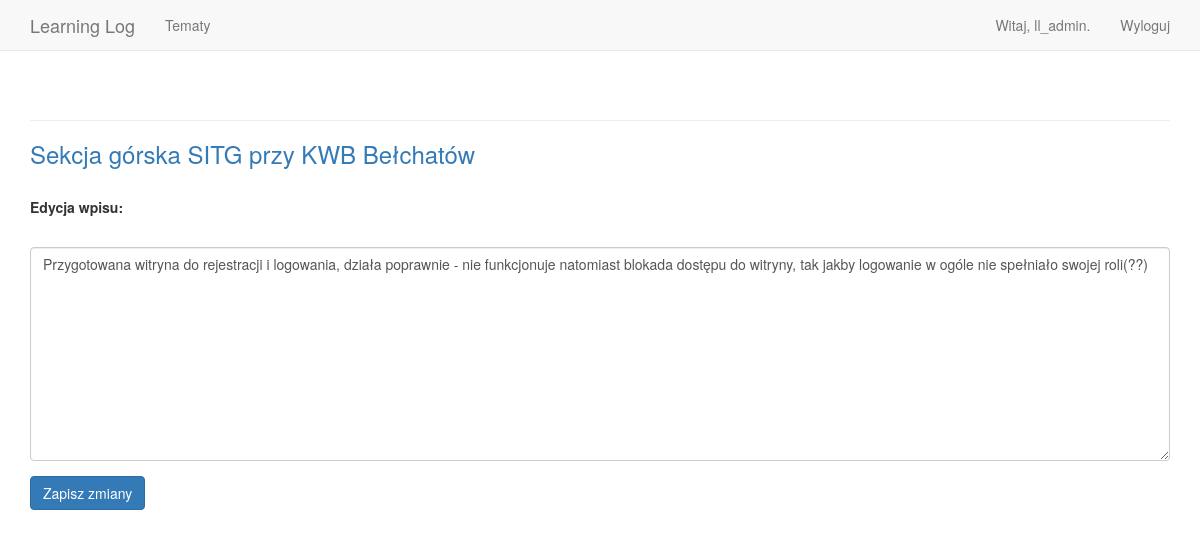
The app's page /edit_entry/5/ (signed in) with its own data.
### learning_logs/models.py (models this page shows, shortened)
class Topic(models.Model):
    text = models.CharField(max_length=200)
    date_added = models.DateTimeField(auto_now_add=True)
    owner = models.ForeignKey(User, on_delete=models.CASCADE)
    def __str__(self):
        return self.text

class Entry(models.Model):
    topic = models.ForeignKey(Topic, on_delete=models.CASCADE)
    text = models.TextField()
    date_added = models.DateTimeField(auto_now_add=True)
    class Meta:
        verbose_name_plural = 'entries'

### learning_logs/views.py (the view)
# urls.py: path('edit_entry/<int:entry_id>/', views.edit_entry, name='edit_entry'),
@login_required
def edit_entry(request, entry_id):
    entry = Entry.objects.get(id=entry_id)
    topic = entry.topic
    check_topic_owner(topic, request)
    if request.method != 'POST':
        form = EntryForm(instance=entry)
    else:
        form = EntryForm(instance=entry, data=request.POST)
        if form.is_valid():
            form.save()
            return HttpResponseRedirect(reverse('learning_logs:topic',args=[topic.id]))
    context = {'entry': entry, 'topic': topic, 'form': form}
    return render(request, 'learning_logs/edit_entry.html', context)

### learning_logs/forms.py
class EntryForm(forms.ModelForm):
    class Meta:
        model = Entry
        fields = ['text']
        labels = {'text': ''}
        widgets = {'text': forms.Textarea(attrs={'cols': 80})}

### learning_logs/views.py (called while the page is built)
def check_topic_owner(topic, request):
    if topic.owner != request.user:
        raise Http404

### learning_logs/templates/learning_logs/edit_entry.html (shortened to what this page needs)
{% extends 'learning_logs/base.html' %}
{% load bootstrap3 %}
{% block content %}
  <p><h3><a href="{% url 'learning_logs:topic' topic.id %}">{{ topic }}</a></h3></p>
  <br>
  <p>
    <b>Edycja wpisu:</b>
  </p>
  <form action="{% url 'learning_logs:edit_entry' entry.id %}" method='post'>
    {% bootstrap_form form %}
    {% buttons %}
    <button name="submit" class="btn btn-primary">Zapisz zmiany</button>
    {% endbuttons %}
  </form>
{% endblock content %}

### learning_logs/templates/learning_logs/base.html (shortened to what this page needs)
{% load bootstrap3 %}
<!DOCTYPE html>
<html lang="pl">
  <head>
    {% bootstrap_css %}
  </head>
  <body>
    <nav class="navbar navbar-default navbar-static-top">
      <div class="container">
        <div class="navbar-header">
          <a class="navbar-brand" href="{% url 'learning_logs:index' %}">Learning Log</a>
        </div>
        <div id="navbar" class="navbar-collapse collapse">
          <ul class="nav navbar-nav">
            <li><a href="{% url 'learning_logs:topics' %}">Tematy</a></li>
          </ul>
          <ul class="nav navbar-nav navbar-right">
            {% if user.is_authenticated %}
              <li><a>Witaj, {{ user.username }}.</a></li>
              <li><a href="{% url 'users:logout' %}">Wyloguj</a></li>
            {% else %}
              <li><a href="{% url 'users:register' %}">Rejestruj</a></li>
              <li><a href="{% url 'users:login' %}">Zaloguj</a></li>
            {% endif %}
          </ul>
        </div>
      </div>
    </nav>
    <div class="container">
      <div class="page-header">
      </div>
      <div>
        {% block content %}{% endblock %}
      </div>
    </div>
  </body>
</html>

### records on screen
Topic: text "Sekcja górska SITG przy KWB Bełchatów"
Entry: text "Przygotowana witryna do rejestracji i logowania, działa poprawnie - nie funkcjonuje natomiast blokada dostępu do witryny, tak jakby logowanie w ogóle nie spełniało swojej roli(??)"

### other values on screen
{{ user.username }} "ll_admin"
